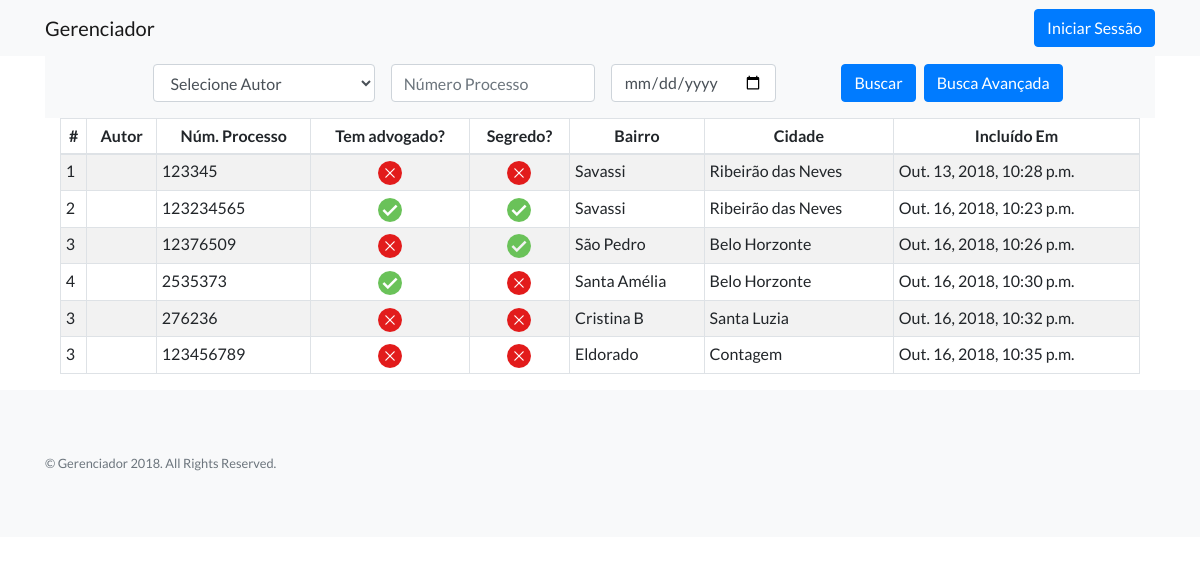
The app's page /Gerenciador/ListaProcesso, older data.
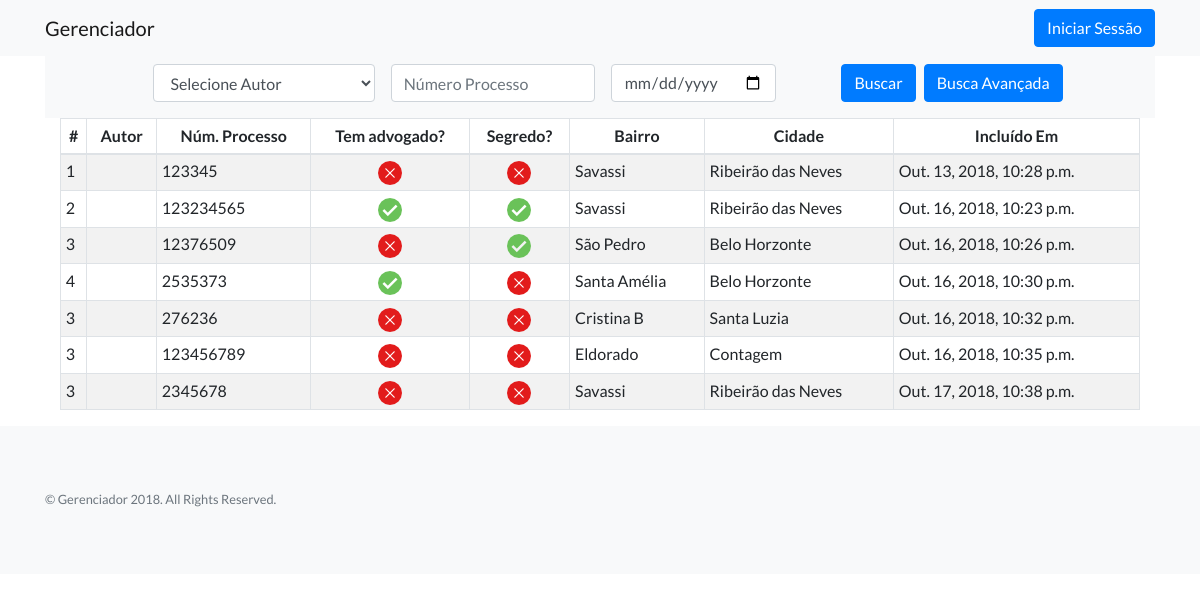
The same page, newer data.
### Gerenciador/models.py (models this page shows, shortened)
class cadastro (models.Model):
    fk_autor=models.ForeignKey(autor, on_delete=models.CASCADE, verbose_name ='Autor')
    reu = models.CharField(max_length=200)
    documento = models.CharField(max_length=14)
    rua = models.CharField(max_length=200)
    numero = models.IntegerField(null=True)
    bairro = models.CharField(max_length=200)
    cidade = models.CharField(max_length=200)
    complemento = models.CharField(max_length=200, null=True,blank=True)
    cep = models.CharField(max_length=8)
    numero_processo = models.IntegerField()
    segredo = models.IntegerField(default=0 ,verbose_name='Segredo ?')
    advogado= models.IntegerField(default=0 ,verbose_name='Tem advogado ?')
    data_inclusao = models.DateTimeField(auto_now=True, verbose_name ='Incluido em')
    fk_conta =  models.IntegerField(default=0)

### Gerenciador/views.py (the view)
class Lista_Processo(ListView):
    model = cadastro
    template_name ='Gerenciador/Lista_Processo.html'
    def get_queryset(self, **kwargs):
        filtro_Basico = Q()
        filtro_Avancado = Q()
        f_Autor = self.request.GET.get('Autor')
        f_NumeroProcesso = self.request.GET.get('NumeroProcesso')
        f_DataInclusao = self.request.GET.get('DataInclusao')
        f_Bairro = self.request.GET.get('Bairro','')
        f_Cidade = self.request.GET.get('Cidade','')
        f_Segredo = self.request.GET.get('Segredo','')
        f_Advogado = self.request.GET.get('Advogado','')
        if f_Autor is not None and f_Autor != 'Selecione Autor':
            filtro_Basico.add(Q(fk_autor=f_Autor), Q.AND)
        if f_NumeroProcesso:
            filtro_Basico.add(Q(numero_processo=f_NumeroProcesso), Q.AND)
        if f_DataInclusao:
            f_DataInclusao = datetime.strptime(f_DataInclusao, '%Y-%m-%d').date()
            filtro_Basico.add(Q(data_inclusao__date=f_DataInclusao), Q.AND)
        if filtro_Basico:
            return cadastro.objects.filter(filtro_Basico)
        if f_Bairro:
            filtro_Avancado.add(Q(bairro__icontains=f_Bairro), Q.AND)
        if filtro_Avancado:
            return cadastro.objects.filter(filtro_Avancado)
        else:
            return cadastro.objects.prefetch_related('fk_autor').all()
    def get_context_data(self, **kwargs):
        context = super(Lista_Processo, self).get_context_data(**kwargs)
        context['Autor']  = autor.objects.select_related('fk_autor').values()
        return context

### Gerenciador/templates/Gerenciador/Lista_Processo.html (shortened to what this page needs)
{% extends 'Gerenciador/base.html' %}
{% load widget_tweaks%}
{% block content %}
<nav class="navbar navbar-light bg-light">
    <div class="container justify-content-center">
        <form method="GET" action="" class="form-inline">
            <div class="form-group mx-sm-3 mb-2 ">
                <select name="Autor" class="form-control col-md-4">
                    <option>Selecione Autor</option>
                  </select>
                <input type="search" name="NumeroProcesso" class="form-control" placeholder="Número Processo">
                <input type="date" name="DataInclusao" class="form-control"">
              </div>
              <button type="submit" class="btn btn-primary mx-sm-2 mb-2">Buscar</button>
              <button type="button" class="btn btn-primary mb-2" data-toggle="modal" data-target="#exampleModal" data-whatever="@mdo">Busca Avançada</button>
        </form>
    </div>
  </nav>
<div class="container">
  <table id="minhaTabela" class="table table-striped table-bordered table-sm">
    <thead>
      <tr align="center">
        <th scope="col">#</th>
        <th scope="col">Autor</th>
        <th scope="col">Núm. Processo</th>
        <th scope="col">Tem advogado?</th>
        <th scope="col">Segredo?</th>
        <th scope="col">Bairro</th>
        <th scope="col">Cidade</th>
        <th scope="col">Incluído Em</th>
      </tr>
    </thead>
    <tbody>
        {%for e in object_list%}
      <tr>
        <td>{{e.fk_autor_id}}</td>
        <td>{{e.nome_autor}}</td>
        <td>{{e.numero_processo}}</td>
        <td align="center">{% if e.advogado == 1 %}
              <img src="../../static/Gerenciador/img/ok2.png" alt="Tem advogado">
            {% else %}
              <img src="../../static/Gerenciador/img/delete.png" alt="Não tem Advogado">
            {% endif %}
        </td>
        <td align="center">{% if e.segredo == 1 %}
            <img src="../../static/Gerenciador/img/ok2.png" alt="Tem advogado">
          {% else %}
            <img src="../../static/Gerenciador/img/delete.png" alt="Não tem Advogado">
          {% endif %}
      </td>
        <td>{{e.bairro}}</td>
        <td>{{e.cidade}}</td>
        <td>{{e.data_inclusao}}</td>
      </tr>
      {% endfor %}
    </tbody>
</table>
</div>
{% endblock %}

Row changes from the older to the newer data that the page shows:
added cadastro: fk_autor_id "3", numero_processo "2345678", advogado 0 (drawn), segredo 0 (drawn), bairro "Savassi", cidade "Ribeirão das Neves", data_inclusao "Out. 17, 2018, 10:38 p.m."
